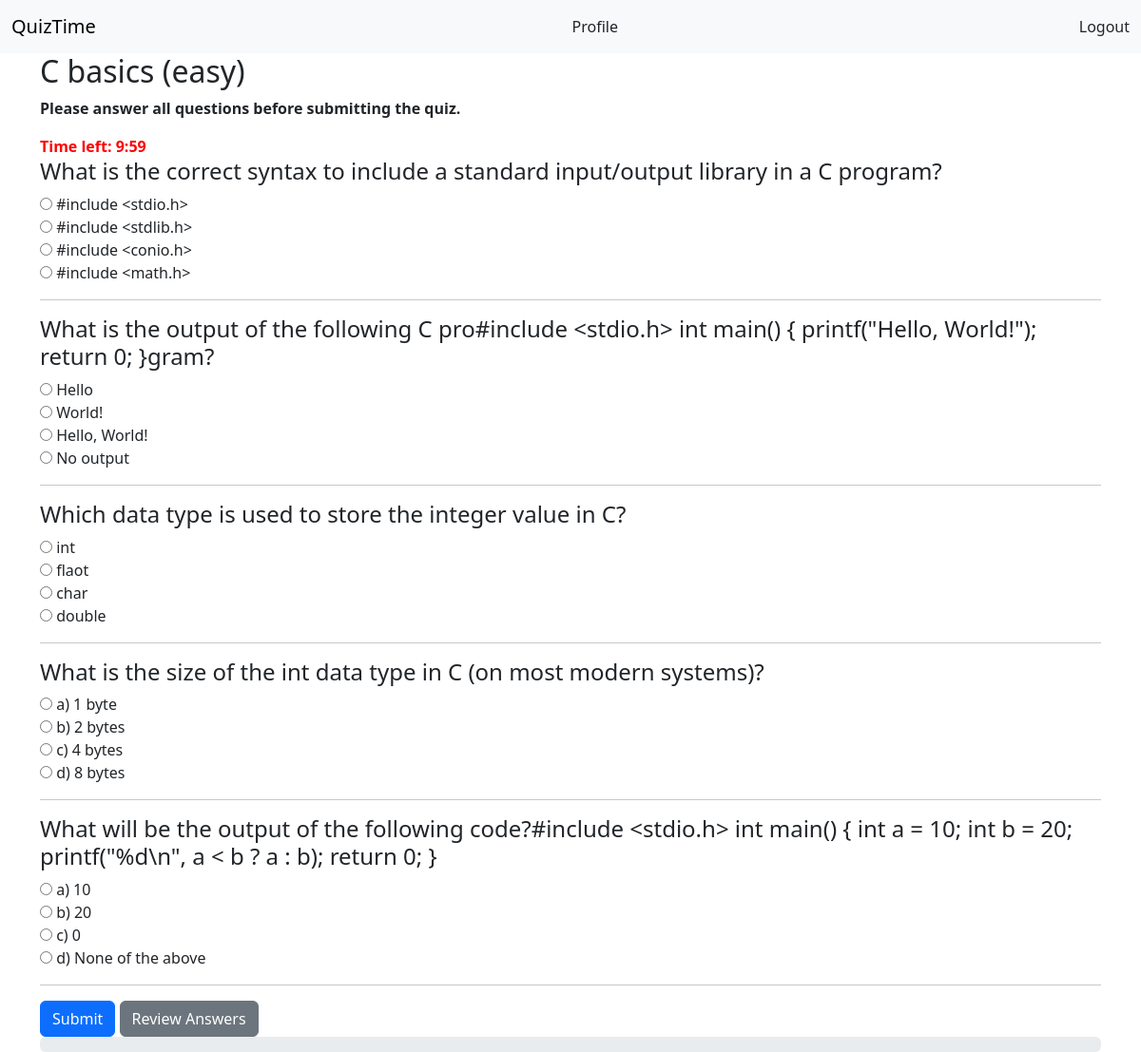
Screenshot of /take_quiz/1/ (signed in) with the database file from the repository.
### AppQuiz/models.py (models this page shows, shortened)
class Quiz(models.Model):
    LEVELS_CHOICES = [
        ('easy', 'Easy'),
        ('medium', 'Medium'),
        ('advanced', 'Advanced'),
    ]
    title = CharField(max_length=100)
    category = ForeignKey(
        'Category',
        on_delete=CASCADE,
        related_name='quizzes'
        )
    level = CharField(max_length=10, choices=LEVELS_CHOICES)
    created_at = models.DateTimeField(auto_now_add=True)

class Question(models.Model):
    quiz = models.ForeignKey(
        Quiz,
        on_delete=models.CASCADE,
        related_name='questions'
        )
    text = models.CharField(max_length=255)

class Choice(models.Model):
    question = models.ForeignKey(
        Question,
        on_delete=models.CASCADE,
        related_name='choices'
        )
    text = models.CharField(max_length=255)
    is_correct = models.BooleanField(default=False)

### AppQuiz/views.py (the view, shortened to what this page needs)
# urls.py: path('take_quiz/<int:quiz_id>/', views.take_quiz, name='take_quiz'),
@login_required
def take_quiz(request, quiz_id):
    quiz = get_object_or_404(Quiz, id=quiz_id)
    user = request.user
    questions = quiz.questions.all()
    existing_result = QuizResult.objects.filter(user=user, quiz=quiz).first()
    if QuizResult.objects.filter(user=user, quiz=quiz).exists():
        messages.warning(request, 'You have already taken this quiz.')
        return redirect('quiz_result', quiz_id=quiz.id, score=existing_result.score)
    return render(request, 'take_quiz.html', {'quiz': quiz, 'questions': questions})

### AppQuiz/templates/take_quiz.html (shortened to what this page needs)
{% extends 'base.html' %}
{% block content %}
    <h2>{{ quiz.title }} ({{ quiz.level }})</h2>
    <p><strong>Please answer all questions before submitting the quiz.</strong></p>
    <div id="timer" style="font-weight: bold; color: red;"></div>
    <form id="quizForm" method="post">
        {% for question in questions %}
            <h4>{{ question.text }}</h4>
            {% for choice in question.choices.all %}
                <label>
                    <input type="radio" name="question_{{ question.id }}" value="{{ choice.id }}">
                    {{ choice.text }}
                </label>
                <br>
            {% endfor %}
            <hr>
        {% endfor %}
        <button type="submit" class="btn btn-primary">Submit</button>
        <button type="button" class="btn btn-secondary" onclick="reviewAnswers()">Review Answers</button>
    </form>
    <div class="progress">
    </div>
{% endblock %}

### AppQuiz/templates/base.html (shortened to what this page needs)
<!DOCTYPE html>
<html lang="en">
<head>
    <link href="https://cdn.jsdelivr.net/npm/bootstrap@5.3.0/dist/css/bootstrap.min.css" rel="stylesheet">
</head>
<body>
    <nav class="navbar navbar-expand-lg navbar-light bg-light">
        <div class="container-fluid">
            <a class="navbar-brand" href="/">QuizTime</a>
            {% if user.is_authenticated %}
                <a class="nav-link" href="{% url 'profile' %}">Profile</a>
                <a class="nav-link" href="{% url 'logout' %}">Logout</a>
            {% else %}
                <a class="nav-link" href="{% url 'login' %}">Login</a>
                <a class="nav-link" href="{% url 'signup' %}">Sign Up</a>
            {% endif %}
        </div>
    </nav>
    <div class="container">
        {% block content %}
        {% endblock %}
    </div>
</body>
</html>

### rows the page displays
Quiz: title "C basics", level "easy"
Question: text "What is the correct syntax to include a standard input/output library in a C program?"
Choice: text "#include <stdio.h>"
Choice: text "#include <stdlib.h>"
Choice: text "#include <conio.h>"
Choice: text "#include <math.h>"
Question: text "What is the output of the following C pro#include <stdio.h> int main() { printf(\"Hello, World!\"); return 0; }gram?"
Choice: text "Hello"
Choice: text "World!"
Choice: text "Hello, World!"
Choice: text "No output"
Question: text "Which data type is used to store the integer value in C?"
Choice: text "int"
Choice: text "flaot"
Choice: text "char"
Choice: text "double"
Question: text "What is the size of the int data type in C (on most modern systems)?"
Choice: text "a) 1 byte"
Choice: text "b) 2 bytes"
Choice: text "c) 4 bytes"
Choice: text "d) 8 bytes"
Question: text "What will be the output of the following code?#include <stdio.h> int main() { int a = 10; int b = 20; printf(\"%d\\n\", a < b ? a : b); return 0; }"
Choice: text "a) 10"
Choice: text "b) 20"
Choice: text "c) 0"
Choice: text "d) None of the above"
